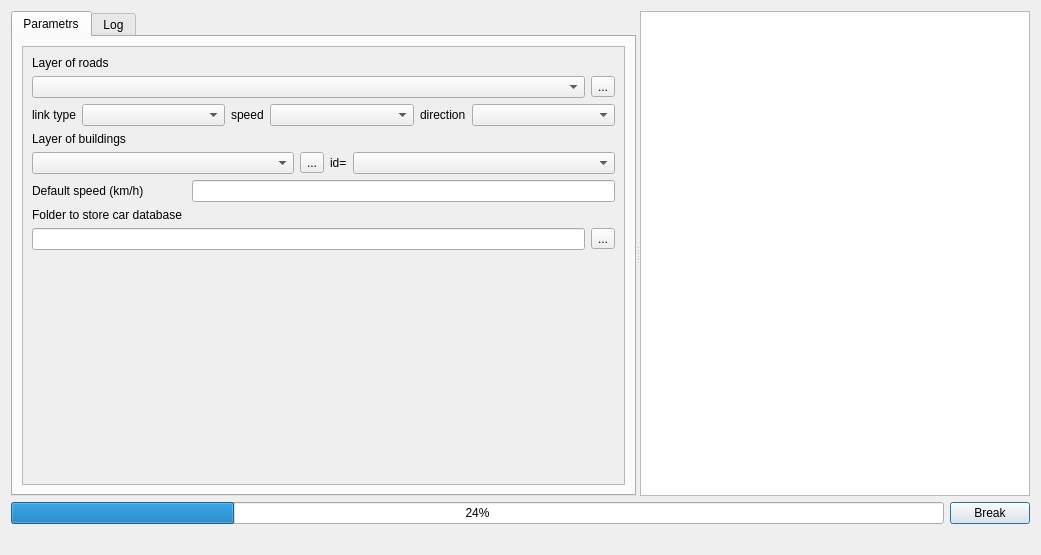
<?xml version="1.0" encoding="UTF-8"?>
<ui version="4.0">
 <class>Dialog</class>
 <widget class="QDialog" name="Dialog">
  <property name="windowModality">
   <enum>Qt::NonModal</enum>
  </property>
  <property name="geometry">
   <rect>
    <x>0</x>
    <y>0</y>
    <width>1041</width>
    <height>555</height>
   </rect>
  </property>
  <property name="sizePolicy">
   <sizepolicy hsizetype="Preferred" vsizetype="Preferred">
    <horstretch>0</horstretch>
    <verstretch>0</verstretch>
   </sizepolicy>
  </property>
  <property name="windowTitle">
   <string>Dialog</string>
  </property>
  <property name="modal">
   <bool>false</bool>
  </property>
  <layout class="QVBoxLayout" name="verticalLayout">
   <property name="sizeConstraint">
    <enum>QLayout::SetDefaultConstraint</enum>
   </property>
   <item>
    <widget class="QSplitter" name="splitter">
     <property name="orientation">
      <enum>Qt::Horizontal</enum>
     </property>
     <widget class="QTabWidget" name="tabWidget">
      <property name="sizePolicy">
       <sizepolicy hsizetype="Preferred" vsizetype="Preferred">
        <horstretch>0</horstretch>
        <verstretch>0</verstretch>
       </sizepolicy>
      </property>
      <property name="currentIndex">
       <number>0</number>
      </property>
      <property name="usesScrollButtons">
       <bool>true</bool>
      </property>
      <property name="tabsClosable">
       <bool>false</bool>
      </property>
      <widget class="QWidget" name="tab">
       <property name="sizePolicy">
        <sizepolicy hsizetype="Preferred" vsizetype="Preferred">
         <horstretch>0</horstretch>
         <verstretch>0</verstretch>
        </sizepolicy>
       </property>
       <attribute name="title">
        <string>Parametrs</string>
       </attribute>
       <layout class="QHBoxLayout" name="horizontalLayout">
        <property name="sizeConstraint">
         <enum>QLayout::SetDefaultConstraint</enum>
        </property>
        <item>
         <widget class="QScrollArea" name="scrollArea">
          <property name="sizePolicy">
           <sizepolicy hsizetype="Preferred" vsizetype="Preferred">
            <horstretch>0</horstretch>
            <verstretch>0</verstretch>
           </sizepolicy>
          </property>
          <property name="layoutDirection">
           <enum>Qt::LeftToRight</enum>
          </property>
          <property name="widgetResizable">
           <bool>true</bool>
          </property>
          <widget class="QWidget" name="scrollAreaWidgetContents_2">
           <property name="geometry">
            <rect>
             <x>0</x>
             <y>0</y>
             <width>592</width>
             <height>221</height>
            </rect>
           </property>
           <property name="sizePolicy">
            <sizepolicy hsizetype="Preferred" vsizetype="Preferred">
             <horstretch>0</horstretch>
             <verstretch>0</verstretch>
            </sizepolicy>
           </property>
           <layout class="QVBoxLayout" name="verticalLayout_2">
            <property name="sizeConstraint">
             <enum>QLayout::SetDefaultConstraint</enum>
            </property>
            <item>
             <layout class="QFormLayout" name="formLayout">
              <item row="1" column="0">
               <widget class="QLabel" name="label_3">
                <property name="text">
                 <string>Layer of roads</string>
                </property>
               </widget>
              </item>
              <item row="2" column="0" colspan="2">
               <layout class="QHBoxLayout" name="horizontalLayout_5">
                <item>
                 <widget class="QComboBox" name="cbRoads"/>
                </item>
                <item>
                 <widget class="QToolButton" name="toolButtonRoads">
                  <property name="text">
                   <string>...</string>
                  </property>
                 </widget>
                </item>
               </layout>
              </item>
              <item row="4" column="0" colspan="2">
               <layout class="QHBoxLayout" name="horizontalLayout_4">
                <item>
                 <widget class="QLabel" name="label">
                  <property name="text">
                   <string>link type</string>
                  </property>
                 </widget>
                </item>
                <item>
                 <widget class="QComboBox" name="cmbLayersRoad_type_road">
                  <property name="sizePolicy">
                   <sizepolicy hsizetype="Expanding" vsizetype="Fixed">
                    <horstretch>0</horstretch>
                    <verstretch>0</verstretch>
                   </sizepolicy>
                  </property>
                 </widget>
                </item>
                <item>
                 <widget class="QLabel" name="label_10">
                  <property name="text">
                   <string>speed</string>
                  </property>
                 </widget>
                </item>
                <item>
                 <widget class="QComboBox" name="cmbFieldsSpeed">
                  <property name="sizePolicy">
                   <sizepolicy hsizetype="Expanding" vsizetype="Maximum">
                    <horstretch>0</horstretch>
                    <verstretch>0</verstretch>
                   </sizepolicy>
                  </property>
                  <property name="baseSize">
                   <size>
                    <width>16</width>
                    <height>0</height>
                   </size>
                  </property>
                 </widget>
                </item>
                <item>
                 <widget class="QLabel" name="label_11">
                  <property name="text">
                   <string>direction</string>
                  </property>
                 </widget>
                </item>
                <item>
                 <widget class="QComboBox" name="cmbFieldsDirection">
                  <property name="sizePolicy">
                   <sizepolicy hsizetype="Expanding" vsizetype="Maximum">
                    <horstretch>0</horstretch>
                    <verstretch>0</verstretch>
                   </sizepolicy>
                  </property>
                  <property name="baseSize">
                   <size>
                    <width>16</width>
                    <height>0</height>
                   </size>
                  </property>
                 </widget>
                </item>
               </layout>
              </item>
              <item row="5" column="0">
               <widget class="QLabel" name="label_17">
                <property name="text">
                 <string>Layer of buildings</string>
                </property>
               </widget>
              </item>
              <item row="6" column="0" colspan="2">
               <layout class="QHBoxLayout" name="horizontalLayout_4">
                <item>
                 <widget class="QComboBox" name="cmbLayers_buildings">
                  <property name="sizePolicy">
                   <sizepolicy hsizetype="Expanding" vsizetype="Maximum">
                    <horstretch>0</horstretch>
                    <verstretch>0</verstretch>
                   </sizepolicy>
                  </property>
                  <property name="baseSize">
                   <size>
                    <width>16</width>
                    <height>0</height>
                   </size>
                  </property>
                 </widget>
                </item>
                <item>
                 <widget class="QToolButton" name="toolButtonBuildings">
                  <property name="text">
                   <string>...</string>
                  </property>
                 </widget>
                </item>
                <item>
                 <widget class="QLabel" name="label_8">
                  <property name="text">
                   <string>id=</string>
                  </property>
                 </widget>
                </item>
                <item>
                 <widget class="QComboBox" name="cmbLayers_buildings_fields">
                  <property name="sizePolicy">
                   <sizepolicy hsizetype="Expanding" vsizetype="Fixed">
                    <horstretch>0</horstretch>
                    <verstretch>0</verstretch>
                   </sizepolicy>
                  </property>
                 </widget>
                </item>
               </layout>
              </item>
              <item row="7" column="0">
               <widget class="QLabel" name="label_4">
                <property name="text">
                 <string>Default speed (km/h)</string>
                </property>
               </widget>
              </item>
              <item row="7" column="1">
               <widget class="QLineEdit" name="txtSpeed">
                <property name="text">
                 <string/>
                </property>
                <property name="alignment">
                 <set>Qt::AlignRight</set>
                </property>
               </widget>
              </item>
              <item row="8" column="0">
               <widget class="QLabel" name="label_13">
                <property name="text">
                 <string>Folder to store car database </string>
                </property>
               </widget>
              </item>
              <item row="9" column="0" colspan="2">
               <layout class="QHBoxLayout" name="horizontalLayout_3">
                <item>
                 <widget class="QLineEdit" name="txtPathToProtocols">
                  <property name="sizePolicy">
                   <sizepolicy hsizetype="Expanding" vsizetype="Maximum">
                    <horstretch>0</horstretch>
                    <verstretch>0</verstretch>
                   </sizepolicy>
                  </property>
                  <property name="baseSize">
                   <size>
                    <width>16</width>
                    <height>0</height>
                   </size>
                  </property>
                 </widget>
                </item>
                <item>
                 <widget class="QToolButton" name="toolButton_protocol">
                  <property name="text">
                   <string>...</string>
                  </property>
                 </widget>
                </item>
               </layout>
              </item>
             </layout>
            </item>
           </layout>
          </widget>
         </widget>
        </item>
       </layout>
      </widget>
      <widget class="QWidget" name="tab_2">
       <attribute name="title">
        <string>Log</string>
       </attribute>
       <layout class="QVBoxLayout" name="verticalLayout_3">
        <item>
         <widget class="QTextBrowser" name="textLog"/>
        </item>
       </layout>
      </widget>
     </widget>
     <widget class="QTextBrowser" name="textInfo"/>
    </widget>
   </item>
   <item>
    <layout class="QHBoxLayout" name="horizontalLayout_2">
     <item>
      <widget class="QProgressBar" name="progressBar">
       <property name="value">
        <number>24</number>
       </property>
      </widget>
     </item>
     <item>
      <widget class="QPushButton" name="btnBreakOn">
       <property name="text">
        <string>Break</string>
       </property>
      </widget>
     </item>
    </layout>
   </item>
   <item>
    <layout class="QHBoxLayout" name="horizontalLayout_4">
     <item>
      <widget class="QLabel" name="lblMessages">
       <property name="sizePolicy">
        <sizepolicy hsizetype="Minimum" vsizetype="Minimum">
         <horstretch>0</horstretch>
         <verstretch>0</verstretch>
        </sizepolicy>
       </property>
       <property name="lineWidth">
        <number>0</number>
       </property>
       <property name="text">
        <string/>
       </property>
      </widget>
     </item>
     <item alignment="Qt::AlignRight">
      <widget class="QDialogButtonBox" name="buttonBox">
       <property name="standardButtons">
        <set>QDialogButtonBox::NoButton</set>
       </property>
       <property name="centerButtons">
        <bool>true</bool>
       </property>
      </widget>
     </item>
    </layout>
   </item>
  </layout>
 </widget>
 <tabstops>
  <tabstop>textInfo</tabstop>
  <tabstop>tabWidget</tabstop>
  <tabstop>btnBreakOn</tabstop>
  <tabstop>textLog</tabstop>
 </tabstops>
 <resources/>
 <connections/>
</ui>
